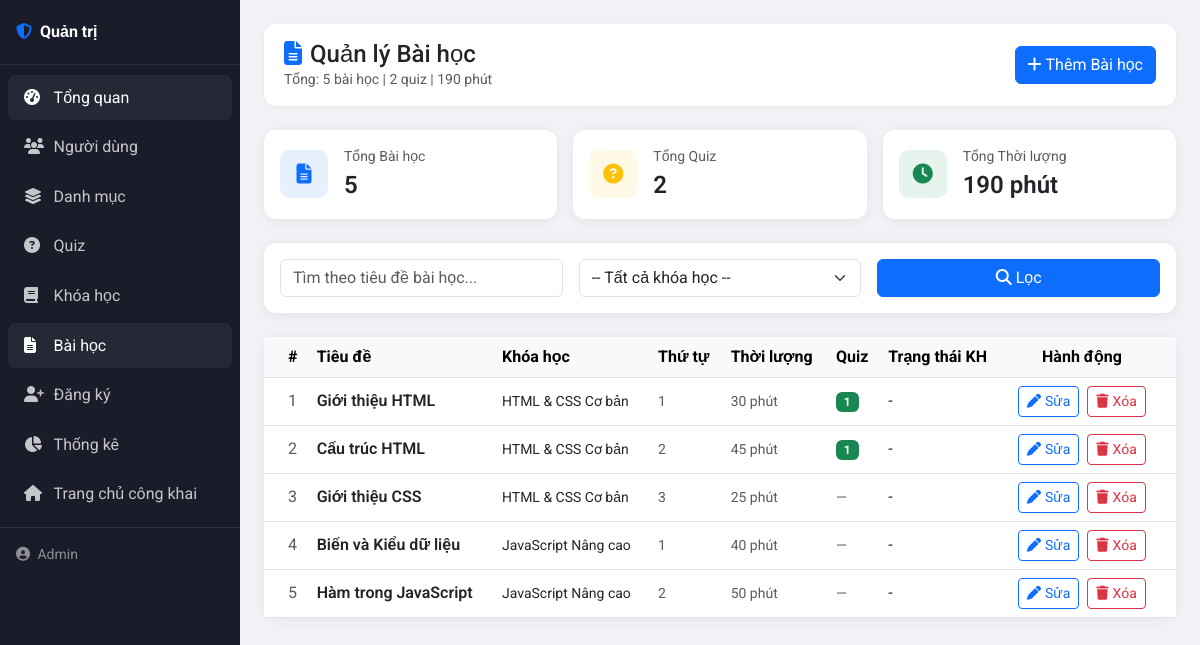
Page /admin/bai-hoc/index.php (signed in) on the committed database.
### tables this page shows
CREATE TABLE IF NOT EXISTS bai_hoc (
    id INT AUTO_INCREMENT PRIMARY KEY,
    id_khoa_hoc INT NOT NULL,
    tieu_de VARCHAR(200) NOT NULL,
    noi_dung TEXT,
    video_url VARCHAR(255),
    thu_tu INT DEFAULT 0,
    thoi_luong_phut INT DEFAULT 0,
    ngay_tao TIMESTAMP DEFAULT CURRENT_TIMESTAMP,
    FOREIGN KEY (id_khoa_hoc) REFERENCES khoa_hoc(id) ON DELETE CASCADE
);

CREATE TABLE IF NOT EXISTS khoa_hoc (
    id INT AUTO_INCREMENT PRIMARY KEY,
    ten_khoa_hoc VARCHAR(200) NOT NULL,
    mo_ta TEXT,
    hinh_anh VARCHAR(255),
    gia_tien DECIMAL(10,0) DEFAULT 0,
    id_nguoi_tao INT,
    id_danh_muc INT,
    trang_thai ENUM('ban_nhap', 'da_duyet', 'bi_an') DEFAULT 'ban_nhap',
    ngay_tao TIMESTAMP DEFAULT CURRENT_TIMESTAMP,
    FOREIGN KEY (id_nguoi_tao) REFERENCES nguoi_dung(id) ON DELETE SET NULL,
    FOREIGN KEY (id_danh_muc) REFERENCES danh_muc(id) ON DELETE SET NULL
);

### config/database.php (called while the page is built, shortened)
<?php
class Database {
    private static $instance = null;
    private $conn;
    private function __construct() {
        $this->conn = new mysqli(DB_HOST, DB_USER, DB_PASS, DB_NAME, DB_PORT);
        $this->conn->set_charset("utf8");
    }
    public static function getInstance() {
        if (!self::$instance) {
            self::$instance = new self();
        }
        return self::$instance;
    }
    public function getConnection() {
        return $this->conn;
    }
}
?>

### models/bai_hoc.php (called while the page is built, shortened)
<?php
require_once __DIR__ . '/../config/database.php';
class BaiHoc {
    private $db;
    public function __construct() {
        $this->db = Database::getInstance()->getConnection();
    }
    public function layTatCaAdmin() {
        $stmt = $this->db->prepare("
            SELECT bh.*, kh.ten_khoa_hoc, kh.trang_thai AS trang_thai_khoa_hoc,
                   (SELECT COUNT(*) FROM quiz WHERE id_bai_hoc = bh.id) AS so_quiz
            FROM bai_hoc bh
            LEFT JOIN khoa_hoc kh ON bh.id_khoa_hoc = kh.id
            ORDER BY kh.ten_khoa_hoc, bh.thu_tu
        ");
        $stmt->execute();
        return $stmt->get_result()->fetch_all(MYSQLI_ASSOC);
    }
}
?>

### admin/bai-hoc/index.php (the view, shortened to what this page needs)
<?php
require_once dirname(__DIR__) . '/../models/bai_hoc.php';
$bh = new BaiHoc();
$ds = $bh->layTatCaAdmin();
$loc_kh = isset($_GET['khoa_hoc']) ? (int) $_GET['khoa_hoc'] : 0;
$tu_khoa = isset($_GET['tu_khoa']) ? trim($_GET['tu_khoa']) : '';
$all = $bh->layTatCaAdmin();
$tong_bai  = count($all);
$tong_quiz  = array_sum(array_column($all, 'so_quiz'));
$tong_phut  = array_sum(array_column($all, 'thoi_luong_phut'));
include __DIR__ . '/../partials/layout_start.php';
?>
<div class="admin-topbar d-flex flex-wrap justify-content-between align-items-center gap-2">
    <div>
        <h1 class="h4 mb-0"><i class="fas fa-file-lines me-2 text-primary"></i>Quản lý Bài học</h1>
        <p class="text-muted small mb-0">Tổng: <?php echo $tong_bai; ?> bài học | <?php echo $tong_quiz; ?> quiz | <?php echo $tong_phut; ?> phút</p>
    </div>
    <a href="form.php" class="btn btn-primary">
        <i class="fas fa-plus me-1"></i>Thêm Bài học
    </a>
</div>
<div class="row g-3 mb-4">
    <div class="col-sm-4">
        <div class="card stat-card">
            <div class="card-body d-flex align-items-center gap-3">
                <div class="icon bg-primary bg-opacity-10 text-primary"><i class="fas fa-file-lines"></i></div>
                <div>
                    <div class="text-muted small">Tổng Bài học</div>
                    <div class="fs-4 fw-semibold"><?php echo $tong_bai; ?></div>
                </div>
            </div>
        </div>
    </div>
    <div class="col-sm-4">
        <div class="card stat-card">
            <div class="card-body d-flex align-items-center gap-3">
                <div class="icon bg-warning bg-opacity-10 text-warning"><i class="fas fa-circle-question"></i></div>
                <div>
                    <div class="text-muted small">Tổng Quiz</div>
                    <div class="fs-4 fw-semibold"><?php echo $tong_quiz; ?></div>
                </div>
            </div>
        </div>
    </div>
    <div class="col-sm-4">
        <div class="card stat-card">
            <div class="card-body d-flex align-items-center gap-3">
                <div class="icon bg-success bg-opacity-10 text-success"><i class="fas fa-clock"></i></div>
                <div>
                    <div class="text-muted small">Tổng Thời lượng</div>
                    <div class="fs-4 fw-semibold"><?php echo $tong_phut; ?> phút</div>
                </div>
            </div>
        </div>
    </div>
</div>
<div class="card stat-card mb-4">
    <div class="card-body">
        <form method="GET" class="row g-3">
            <div class="col-md-4">
                <input type="text" name="tu_khoa" class="form-control"
                       placeholder="Tìm theo tiêu đề bài học..."
                       value="<?php echo htmlspecialchars($tu_khoa); ?>">
            </div>
            <div class="col-md-4">
                <select name="khoa_hoc" class="form-select">
                    <option value="">-- Tất cả khóa học --</option>
                </select>
            </div>
            <div class="col-md-4">
                <button type="submit" class="btn btn-primary w-100">
                    <i class="fas fa-search me-1"></i>Lọc
                </button>
            </div>
        </form>
    </div>
</div>
<div class="card stat-card">
    <div class="card-body p-0">
        <?php if (empty($ds)): ?>
            <div class="text-center text-muted py-5">
                <i class="fas fa-file-circle-xmark fa-3x mb-3"></i>
                <p class="mb-0">Không tìm thấy bài học nào. <a href="form.php">Thêm bài học mới</a></p>
            </div>
        <?php else: ?>
            <div class="table-responsive">
                <table class="table table-hover align-middle mb-0">
                    <thead class="table-light">
                        <tr>
                            <th class="ps-4">#</th>
                            <th>Tiêu đề</th>
                            <th>Khóa học</th>
                            <th>Thứ tự</th>
                            <th>Thời lượng</th>
                            <th>Quiz</th>
                            <th>Trạng thái KH</th>
                            <th class="pe-4 text-center">Hành động</th>
                        </tr>
                    </thead>
                    <tbody>
                        <?php foreach ($ds as $i => $b): ?>
                            <?php
                            $tt_kh_labels = [
                                'da_duyet'  => '<span class="badge bg-success">Hiển thị</span>',
                                'ban_nhap'  => '<span class="badge bg-warning text-dark">Chờ duyệt</span>',
                                'bi_an'     => '<span class="badge bg-secondary">Đã ẩn</span>',
                            ];
                            ?>
                            <tr>
                                <td class="ps-4 text-muted"><?php echo $i + 1; ?></td>
                                <td>
                                    <div class="fw-semibold"><?php echo htmlspecialchars($b['tieu_de']); ?></div>
                                </td>
                                <td class="small"><?php echo htmlspecialchars($b['ten_khoa_hoc'] ?? '-'); ?></td>
                                <td class="text-muted small"><?php echo $b['thu_tu']; ?></td>
                                <td class="text-muted small"><?php echo $b['thoi_luong_phut']; ?> phút</td>
                                <td>
                                    <?php if ((int)$b['so_quiz'] > 0): ?>
                                        <span class="badge bg-success"><?php echo $b['so_quiz']; ?></span>
                                    <?php else: ?>
                                        <span class="text-muted small">—</span>
                                    <?php endif; ?>
                                </td>
                                <td><?php echo $tt_kh_labels[$b['trang_thai_khoa_hoc']] ?? '-'; ?></td>
                                <td class="pe-4 text-center">
                                    <a href="form.php?id=<?php echo $b['id']; ?>" class="btn btn-outline-primary btn-sm me-1">
                                        <i class="fas fa-pen me-1"></i>Sửa
                                    </a>
                                    <a href="?action=xoa&id=<?php echo $b['id']; ?><?php if($loc_kh) echo '&khoa_hoc='.$loc_kh; ?>"
                                       class="btn btn-outline-danger btn-sm"
                                       onclick="return confirm('Xóa bài học &quot;<?php echo htmlspecialchars($b['tieu_de']); ?>&quot;?');">
                                        <i class="fas fa-trash me-1"></i>Xóa
                                    </a>
                                </td>
                            </tr>
                        <?php endforeach; ?>
                    </tbody>
                </table>
            </div>
        <?php endif; ?>
    </div>
</div>
<?php include __DIR__ . '/../partials/layout_end.php'; ?>

### admin/partials/layout_start.php (style rules this page uses)
:root { --admin-sidebar: #1a1d29; --admin-sidebar-hover: #252936; --admin-body: #f0f2f5; }
body { font-family: 'Roboto', sans-serif; background: var(--admin-body); min-height: 100vh; }
.admin-topbar { background: #fff; border-radius: 12px; padding: 1rem 1.25rem; box-shadow: 0 1px 3px rgba(0,0,0,0.06); margin-bottom: 1.5rem; }
.stat-card { border: none; border-radius: 12px; box-shadow: 0 2px 12px rgba(0,0,0,0.06); }
.stat-card .icon { width: 48px; height: 48px; border-radius: 10px; display: flex; align-items: center; justify-content: center; font-size: 1.25rem; }

### rows in the picture
bai_hoc: tieu_de "Giới thiệu HTML", id_khoa_hoc.ten_khoa_hoc "HTML & CSS Cơ bản", thu_tu "1", thoi_luong_phut "30", so_quiz "1", id_khoa_hoc.trang_thai "-"
bai_hoc: tieu_de "Cấu trúc HTML", id_khoa_hoc.ten_khoa_hoc "HTML & CSS Cơ bản", thu_tu "2", thoi_luong_phut "45", so_quiz "1", id_khoa_hoc.trang_thai "-"
bai_hoc: tieu_de "Giới thiệu CSS", id_khoa_hoc.ten_khoa_hoc "HTML & CSS Cơ bản", thu_tu "3", thoi_luong_phut "25", id_khoa_hoc.trang_thai "-"
bai_hoc: tieu_de "Biến và Kiểu dữ liệu", id_khoa_hoc.ten_khoa_hoc "JavaScript Nâng cao", thu_tu "1", thoi_luong_phut "40", id_khoa_hoc.trang_thai "-"
bai_hoc: tieu_de "Hàm trong JavaScript", id_khoa_hoc.ten_khoa_hoc "JavaScript Nâng cao", thu_tu "2", thoi_luong_phut "50", id_khoa_hoc.trang_thai "-"

### other values in the picture
$nguoi_dung_admin['ho_ten'] "Admin"
$tong_bai "5"
$tong_quiz "2"
$tong_phut "190"
